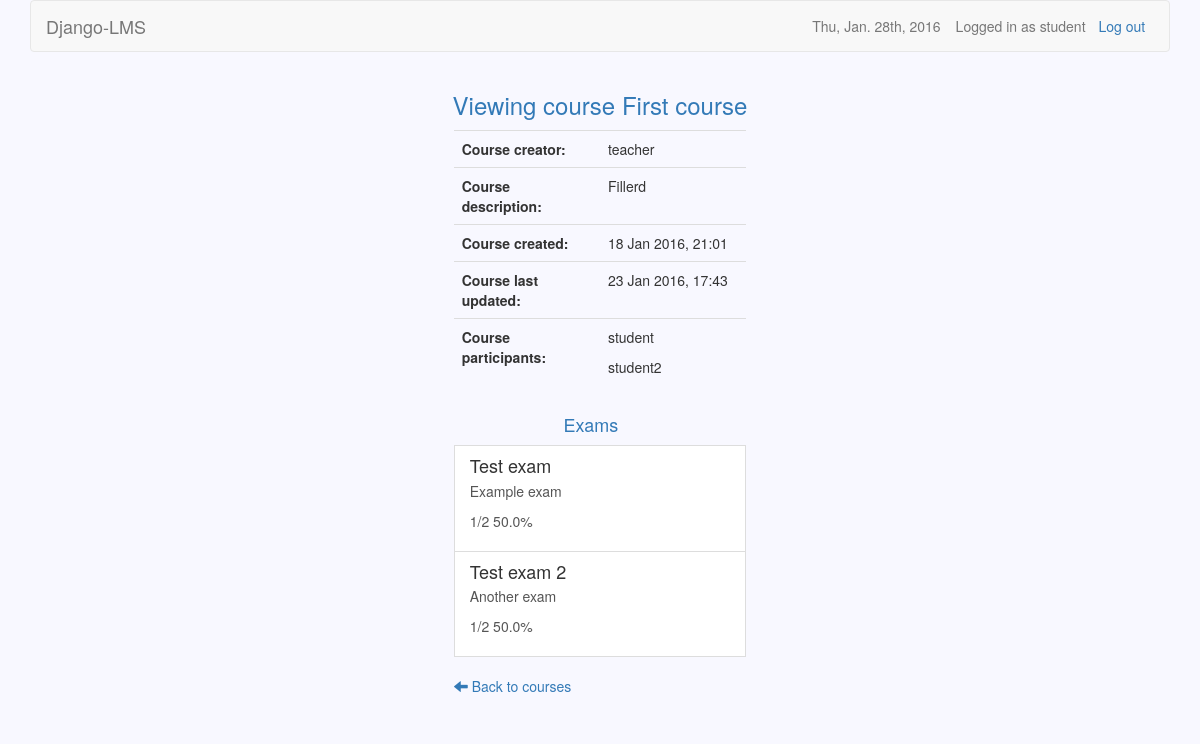
Page /courses/1/s (signed in) on the committed database.
### users/models.py (models this page shows)
class User(AbstractUser):
    is_teacher = models.BooleanField(default=False)
    created = models.DateTimeField(auto_now_add=True)

### courses/models.py (models this page shows, shortened)
class Course(models.Model):
    owner = models.CharField(max_length=30)
    name = models.CharField(max_length=30)
    description = models.TextField(blank=True)
    created = models.DateTimeField(auto_now_add=True)
    updated = models.DateTimeField(auto_now=True)
    participants = models.ManyToManyField(settings.AUTH_USER_MODEL, blank=True,
        through='Participation')

class Participation(models.Model):
    user = models.ForeignKey(settings.AUTH_USER_MODEL)
    course = models.ForeignKey(Course)

### exams/models.py (models this page shows, shortened)
class Exam(models.Model):
    owner = models.CharField(max_length=30)
    name = models.CharField(max_length=30)
    description = models.TextField(blank=True)
    created = models.DateTimeField(auto_now_add=True)
    updated = models.DateTimeField(auto_now=True)
    password = models.CharField(max_length=10, blank=True)
    time_limit = models.TimeField()
    active_from = models.DateTimeField()
    active_to = models.DateTimeField()
    course = models.ForeignKey(Course)
    category = models.CharField(max_length=30)
    question_count = models.IntegerField()
    questions = models.ManyToManyField(Question, blank=True,
        through='ExamQuestion')

### courses/views.py (the view)
# urls.py: url(r'^(?P<course_id>\d+)/s$', views.view_course, name='view_course'),
@user_passes_test(student_check)
def view_course(request, course_id):
    if (Participation.objects.filter(user=request.user, course=course_id)
        .exists()):
        course = Course.objects.get(id=course_id)
        scores = {}
        exams = Exam.objects.filter(course=course_id).order_by('active_to')
        participants = Participation.objects.filter(course=course_id)
        for exam in exams:
                try:
                    count = ExamQuestion.objects.filter(exam=exam).count()
                    score = Score.objects.get(user=request.user,
                        exam=exam).score
                    scores[exam] = format_score(score, count)
                except ObjectDoesNotExist:
                    scores[exam] = "Not taken"
        return render(request, 'view_course.html', {'course': course,
            'participants': participants, 'exams': exams, 'scores': scores})
    else:
        return redirect('/courses/s')

### courses/templatetags/get_item.py (called while the page is built)
@register.filter
def get_item(dictionary, key):
    return dictionary.get(key)

### courses/views.py (called while the page is built)
def student_check(user):
    return not user.is_teacher

def format_score(score, count):
    percentage = str(float(score) / float(count) * 100) + '%'
    return str(score) + '/' + str(count) + ' ' + percentage

### courses/templates/view_course.html
{% extends 'base.html' %}
{% load get_item %}
{% block header %}Viewing course {{ course.name }}{% endblock %}
{% block dashboard %}
	<table class="table table-hover">
		<tr>
			<th>Course creator:</th>
			<td>{{ course.owner }}</td>
		</tr>
		<tr>
			<th>Course description:</th>
			<td>{{ course.description }}</td>
		</tr>
		<tr>
			<th>Course created:</th>
			<td>{{ course.created|date }}</td>
		</tr>
		<tr>
			<th>Course last updated:</th>
			<td>{{ course.updated|date }}</td>
		</tr>
		<tr>
			<th>Course participants:</th>
			<td>
				{% for participant in participants %}
					<p>{{ participant.user }}</p>
				{% endfor %}
			</td>
		</tr>
	</table>
	<h4 class="text-primary center">Exams</h4>
	<table class="table table-hover">
		{% for exam in exams %}
			<a class="list-group-item" href="{% url 'view_exam' course.id exam.id %}">
				<h4 class="list-group-item-heading">{{ exam.name }}</h4>
				<p class="list-group-item-description">{{ exam.description }}</p>
				<p class="list-group-item-description"> {{ scores|get_item:exam }}</p>
			</a>
		{% endfor %}
	</table>
	<a href="{% url 'student_page' %}">
		<span class="glyphicon glyphicon-arrow-left"></span>
		Back to courses
	</a>
{% endblock %}

### django-lms/templates/base.html (shortened to what this page needs)
{% load staticfiles %}
<!DOCTYPE html>
<html>
    <head>
        <link href="/static/bootstrap/css/bootstrap.min.css" rel="stylesheet">
        <link href="/static/datetimepicker/jquery.datetimepicker.css" rel="stylesheet">
        <link href="/static/base.css" rel="stylesheet">
	</head>
    <body>
        <div class="container">
            <nav class="navbar navbar-default" role="navigation">
                {% if user.is_active %}
                    {% if user.is_teacher %}
                        <a class="navbar-brand" href="{% url 'teacher_page' %}">Django-LMS</a>
                    {% else %}
                        <a class="navbar-brand" href="{% url 'student_page' %}">Django-LMS</a>
                    {% endif %}
                    <a class="btn navbar-btn navbar-right" id="logout" href="{% url 'logout' %}">Log out</a>
                    <span class="navbar-text navbar-right">Logged in as {{ user.username }}</span>
                {% else %}
                    <a class="navbar-brand" href="/">Django-LMS</a>
                    <a class="btn navbar-btn navbar-right" id="login" href="{% url 'login' %}">Log in</a>
                    <a class="btn navbar-btn navbar-right" id="signup" href="{% url 'signup' %}">Sign up</a>
                {% endif %}
                <span class="navbar-text navbar-right">{% now "D, M. jS, Y" %}</span>
            </nav>
            <div class="row">
                <h3 class="text-primary text-center">{% block header %}{% endblock %}</h3>
                <div class="list-group center">
                    {% block dashboard %}{% endblock %}
                </div>
            </div>
        </div>
    </body>
</html>

### django-lms/static/base.css (style rules this page uses)
body { background-color: #F8F8FF; }
#login, #logout { margin-right: 1%; padding-right: 1%; }
table { table-layout:fixed; width: 70%; border-collapse: collapse; }
td { word-wrap:break-word; }
.list-group-item-description { overflow: hidden; text-overflow: ellipsis; }
.center { width: 25%; margin-top: 1%; margin-left: auto; margin-right: auto; }

### rows in the picture
User: username "student"
Course: name "First course", owner "teacher", description "Fillerd", created "18 Jan 2016, 21:01", updated "23 Jan 2016, 17:43"
Participation: user "student"
Participation: user "student2"
Exam: name "Test exam", description "Example exam", id "1/2 50.0%"
Exam: name "Test exam 2", description "Another exam", id "1/2 50.0%"
